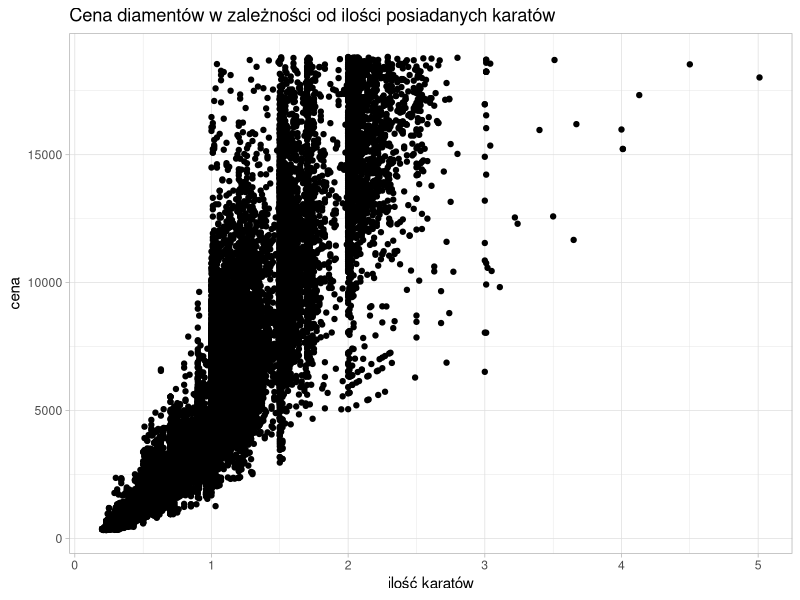

Write R code to recreate this figure.
## ---- chunk 1
library(tidyverse)
ggplot(data = diamonds) +
  geom_point(mapping = aes (x = carat, y = price)) +
  labs(title = "Cena diamentów w zależności od ilości posiadanych karatów", x = "ilość karatów", y = "cena") +
  theme_light()
## ---- chunk 2

library(tidyverse)
data(diamonds)
select(diamonds, cut)

#mpg %>% select(diamonds, cut)
